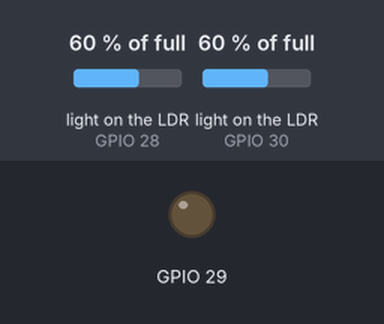
Recording of a program running on a simulated Raspberry Pi (BCM pin numbers). Parts: output pins drawn as LEDs (lit = HIGH). The test bench sets the inputs (shaded band); at power-on: light on the LDR (sensors on GPIO 28, GPIO 30) 60 % of full. The capacitor on the light-sensor pin charges in 0.2 + 60·(1 − level)² ms; pins used as bus, display or sensor lines are not drawn. At 1.8 s the program stops and its outputs stay as they are.

Above: at 0.35 s.
At 1.75 s:
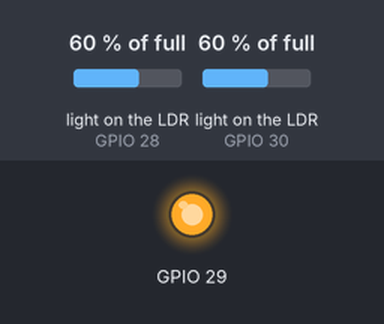
Timing chart, 0 to 3.0 s (numbered marks = the images above):
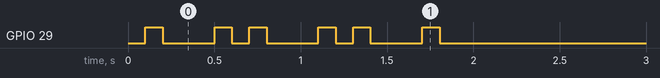

Measured:
- by itself, GPIO 29: repeats every 0.60 s: LOW 0.30 s, HIGH 0.10 s, LOW 0.10 s, HIGH 0.10 s, until it stays LOW from 1.8 s

The program:

circle.py
```python
#!/usr/bin/env python
# -*- coding: utf-8 -*-

from sys import argv
import time
import RPi.GPIO as GPIO
from six_led_on_off import led_on
from six_led_on_off import led_off
GPIO.setmode(GPIO.BCM)
GPIO.setwarnings(False)
#leds = [[28, 29, 30], [28, 30, 29],
#  [29, 28, 30], [29, 30, 28],
#  [30, 29, 28], [30, 28, 29]]

try:
  ltime = abs(float(argv[1]))
  repeat_time = int(argv[2])
except:
  ltime = 0.1
  repeat_time = 3

for i in range(repeat_time):
  for led in range(6):
    led_on(led)
    time.sleep(ltime)
    led_off(led)

GPIO.cleanup()
```

six_led_on_off.py
```python
import time
import RPi.GPIO as GPIO

# light one LED
# GPIO: [OUT_HIGH_PORT,
#        OUT_LOW_PORT,
#        IN_PORT]

#LED 0 on: [30, 29, 28]
#LED 1 on: [29, 30, 28]
#LED 2 on: [30, 28, 29]
#LED 3 on: [28, 30, 29]
#LED 4 on: [28, 29, 30]
#LED 5 on: [29, 28, 30]


leds = [[30, 29, 28],
        [29, 30, 28],
        [30, 28, 29],
        [28, 30, 29],
        [28, 29, 30],
        [29, 28, 30]]

def led_on(port):
  l_port, out_port, in_port = leds[port]
  GPIO.setup(in_port, GPIO.IN)
  GPIO.setup(out_port, GPIO.OUT)
  GPIO.setup(l_port, GPIO.OUT)
  GPIO.output(l_port,GPIO.HIGH)

def led_off(port):
  l_port, out_port, in_port = leds[port]
  GPIO.output(l_port,GPIO.LOW)

def led_clean():
  for port in leds[0]:
    GPIO.setup(port, GPIO.OUT)
    GPIO.setup(port, GPIO.LOW)
    GPIO.setup(port, GPIO.IN)
```
